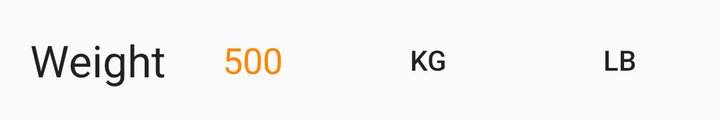
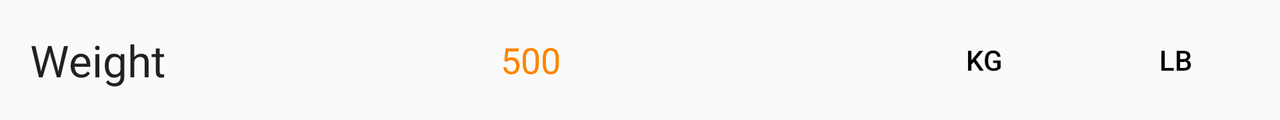

An Android layout and its configuration variant, each rendered on a device that would load it. The default file and the variant file are quoted in full after the pictures.
<!-- AndroidManifest.xml: application theme AppTheme -->
<!-- res/layout/preference_weight.xml -->
<?xml version="1.0" encoding="utf-8"?>
<RelativeLayout xmlns:android="http://schemas.android.com/apk/res/android"
    android:layout_width="match_parent"
    android:layout_height="wrap_content"
    >

    <TextView
        android:id="@+id/tv_weight_title"
        android:layout_width="wrap_content"
        android:layout_height="60dp"
        android:text="@string/preferences_title_weight"
        style="@style/Water.Preference.Title"
        />

    <TextView
        android:id="@+id/tv_weight_value"
        android:layout_width="wrap_content"
        android:layout_height="wrap_content"

        android:layout_toLeftOf="@+id/b_weight_kg"
        android:layout_toStartOf="@+id/b_weight_kg"

        android:layout_toRightOf="@+id/tv_weight_title"
        android:layout_toEndOf="@+id/tv_weight_title"
        style="@style/Water.Preference.Value"
        android:text="500"
        />

    <Button
        android:id="@+id/b_weight_kg"
        android:layout_width="wrap_content"
        android:layout_height="wrap_content"
        android:layout_toLeftOf="@+id/b_weight_lb"
        android:layout_toStartOf="@+id/b_weight_lb"
        android:background="@drawable/preference_btn_selector"
        android:text="@string/preferences_weight_kg"
        style="@style/Water.Preference.Button"
        />

    <Button
        android:id="@+id/b_weight_lb"
        android:layout_width="wrap_content"
        android:layout_height="wrap_content"
        android:layout_marginLeft="@dimen/preference_btn_between_buttons"
        android:layout_marginStart="@dimen/preference_btn_between_buttons"
        android:layout_marginRight="@dimen/preference_btn_align_right"
        android:layout_marginEnd="@dimen/preference_btn_align_right"
        android:layout_alignParentRight="true"
        android:layout_alignParentEnd="true"
        android:background="@drawable/preference_btn_selector"
        android:text="@string/preferences_weight_lb"
        style="@style/Water.Preference.Button"
        />

</RelativeLayout>
<!-- resources referenced by this layout -->
<resources>
  <dimen name="preference_btn_align_right">6dp</dimen>
  <dimen name="preference_btn_between_buttons">8dp</dimen>
  <!-- drawable preference_btn_selector (drawable) -->
  <?xml version="1.0" encoding="utf-8"?>
  <selector xmlns:android="http://schemas.android.com/apk/res/android">
  
      <item
          android:state_activated="true"
          >
          <shape
              android:shape="oval"
              >
              <solid android:color="@color/colorWaterBackground"/>
              
                  
                  
                  
                  
          </shape>
      </item>
  
  </selector>
  <string name="preferences_title_weight">Weight</string>
  <string name="preferences_weight_kg">Kg</string>
  <string name="preferences_weight_lb">Lb</string>
  <style name="Water.Preference.Button" parent="Base.TextAppearance.AppCompat.Button">
          <item name="android:layout_centerVertical">true</item>
      </style>
  <style name="Water.Preference.Title" parent="Base.TextAppearance.AppCompat.Large">
          <item name="android:layout_gravity">center</item>
          <item name="android:gravity">center_vertical</item>
          <item name="android:paddingTop">@dimen/preference_title_padding</item>
          <item name="android:paddingLeft">@dimen/preference_title_padding</item>
          <item name="android:paddingBottom">@dimen/preference_title_padding</item>
      </style>
  <style name="Water.Preference.Value" parent="Base.TextAppearance.AppCompat.Medium">
          <item name="android:layout_centerVertical">true</item>
          <item name="android:gravity">center</item>
          <item name="android:textColor">@color/colorPrefTitle</item>
      </style>
  <style name="AppTheme" parent="Theme.AppCompat.Light.DarkActionBar">
          
          <item name="colorPrimary">@color/colorPrimary</item>
          <item name="colorPrimaryDark">@color/colorPrimaryDark</item>
          <item name="colorAccent">@color/colorAccent</item>
          <item name="preferenceTheme">@style/PreferenceThemeOverlay</item>
      </style>
  <color name="colorWaterBackground">#79DAFF</color>
  <dimen name="preference_title_padding">15dp</dimen>
  <color name="colorPrefTitle">#FF8500</color>
  <color name="colorPrimary">#3F51B5</color>
  <color name="colorPrimaryDark">#303F9F</color>
  <color name="colorAccent">#FF4081</color>
</resources>
<!-- res/layout-land/preference_weight.xml (the repository's variant of the layout above) -->
<!-- drawn on the phone turned sideways -->
<?xml version="1.0" encoding="utf-8"?>
<RelativeLayout xmlns:android="http://schemas.android.com/apk/res/android"
    android:layout_width="match_parent"
    android:layout_height="wrap_content"
    >

    <TextView
        android:id="@+id/tv_weight_title"
        android:layout_width="wrap_content"
        android:layout_height="60dp"
        android:text="@string/preferences_title_weight"
        style="@style/Water.Preference.Title"
        />

    <TextView
        android:id="@+id/tv_weight_value"
        android:layout_width="wrap_content"
        android:layout_height="wrap_content"
        android:layout_toLeftOf="@+id/b_weight_kg"
        android:layout_toStartOf="@+id/b_weight_kg"
        android:layout_toRightOf="@+id/tv_weight_title"
        android:layout_toEndOf="@+id/tv_weight_title"
        style="@style/Water.Preference.Value"
        android:text="500"
        />

    <Button
        android:id="@+id/b_weight_lb"
        android:layout_width="wrap_content"
        android:layout_height="wrap_content"
        android:background="@drawable/selector_preference_btn"
        android:text="@string/preferences_weight_lb"
        style="@style/Water.Preference.RightButton"
        />

    <Button
        android:id="@+id/b_weight_kg"
        android:layout_width="wrap_content"
        android:layout_height="wrap_content"
        android:background="@drawable/selector_preference_btn"
        android:text="@string/preferences_weight_kg"
        style="@style/Water.Preference.LeftButton"
        android:layout_alignBaseline="@+id/b_weight_lb"
        android:layout_alignBottom="@+id/b_weight_lb"
        android:layout_toLeftOf="@+id/b_weight_lb"
        android:layout_toStartOf="@+id/b_weight_lb" />

</RelativeLayout>
<!-- resources referenced by the variant -->
<!-- as the phone turned sideways resolves them -->
<resources>
  <!-- drawable selector_preference_btn (drawable) -->
  <?xml version="1.0" encoding="utf-8"?>
  <selector xmlns:android="http://schemas.android.com/apk/res/android">
  
      <item
          android:state_pressed="true"
          android:drawable="@drawable/shape_oval_darkwater"
          />
  
      <item
          android:state_activated="true"
          android:drawable="@drawable/shape_oval_water"
          />
  
  </selector>
  <string name="preferences_title_weight">Weight</string>
  <string name="preferences_weight_kg">Kg</string>
  <string name="preferences_weight_lb">Lb</string>
  <style name="Water.Preference.LeftButton" parent="Base.TextAppearance.AppCompat.Button">
          <item name="android:layout_centerVertical">true</item>
          <item name="android:textColor">@drawable/selector_preference_textcolor</item>
      </style>
  <style name="Water.Preference.Title" parent="Base.TextAppearance.AppCompat.Large">
          <item name="android:layout_gravity">center</item>
          <item name="android:gravity">center_vertical</item>
          <item name="android:paddingTop">@dimen/preference_title_padding</item>
          <item name="android:paddingLeft">@dimen/preference_title_padding</item>
          <item name="android:paddingBottom">@dimen/preference_title_padding</item>
      </style>
  <style name="Water.Preference.Value" parent="Base.TextAppearance.AppCompat.Medium">
          <item name="android:layout_centerVertical">true</item>
          <item name="android:gravity">center</item>
          <item name="android:textColor">@color/colorPrefTitle</item>
      </style>
  <style name="AppTheme" parent="Theme.AppCompat.Light.DarkActionBar">
          
          <item name="colorPrimary">@color/colorPrimary</item>
          <item name="colorPrimaryDark">@color/colorPrimaryDark</item>
          <item name="colorAccent">@color/colorAccent</item>
          <item name="preferenceTheme">@style/PreferenceThemeOverlay</item>
      </style>
  <!-- drawable shape_oval_darkwater (drawable) -->
  <?xml version="1.0" encoding="utf-8"?>
  <shape xmlns:android="http://schemas.android.com/apk/res/android"
      android:shape="oval"
      >
      <solid android:color="@color/colorPrimary"/>
  </shape>
  <!-- drawable shape_oval_water (drawable) -->
  <?xml version="1.0" encoding="utf-8"?>
  <shape xmlns:android="http://schemas.android.com/apk/res/android"
      android:shape="oval"
      >
      <solid android:color="@color/colorWaterBackground"/>
  </shape>
  <!-- drawable selector_preference_textcolor (drawable) -->
  <?xml version="1.0" encoding="utf-8"?>
  <selector xmlns:android="http://schemas.android.com/apk/res/android">
  
      <item
          android:state_pressed="true"
          android:color="@color/colorDefaultWhite"
          />
  
      <item
          android:state_activated="true"
          android:color="@color/colorPrefTitle"
          />
  
      <item android:color="@color/colorDefaultBlack"/>
  
  </selector>
  <dimen name="preference_btn_between_buttons">8dp</dimen>
  <dimen name="preference_title_padding">15dp</dimen>
  <color name="colorPrefTitle">#FF8500</color>
  <color name="colorPrimary">#3F51B5</color>
  <color name="colorPrimaryDark">#303F9F</color>
  <color name="colorAccent">#FF4081</color>
  <color name="colorWaterBackground">#79DAFF</color>
  <color name="colorDefaultWhite">#fff</color>
  <color name="colorDefaultBlack">#000</color>
</resources>
